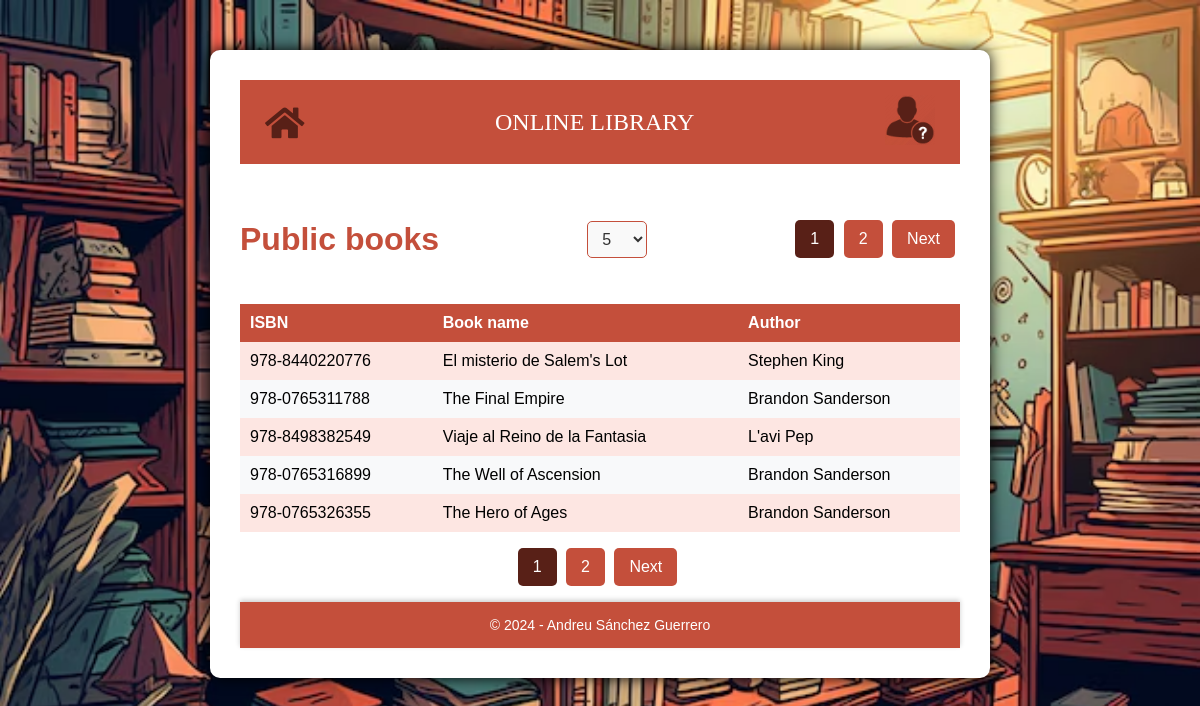
The page / on the database its author committed.
### tables this page shows
CREATE TABLE `books` (
  `id` int(11) NOT NULL,
  `isbn` varchar(20) NOT NULL,
  `name` varchar(100) NOT NULL,
  `author` varchar(100) NOT NULL,
  `user_id` int(11) DEFAULT NULL
);

### index.php (called while the page is built, shortened)
<?php
require_once 'config/database/connection.php';
require_once 'controllers/CustomSessionHandler.php';
require_once 'controllers/BookController.php';
include_once 'views/layout.php';
?>

### controllers/CustomSessionHandler.php (called while the page is built, shortened)
<?php
class CustomSessionHandler
{
    public static function get($key)
    {
        return isset($_SESSION[$key]) ? $_SESSION[$key] : null;
    }
}
?>

### controllers/paginationOptionController.php (called while the page is built, shortened)
<?php
$booksPerPage = CustomSessionHandler::get('booksPerPage') ?? (isset($_COOKIE['booksPerPage']) ? (int)$_COOKIE['booksPerPage'] : 5);
$totalBooks = count($booksToUse);
$totalPages = $totalBooks > 0 ? ceil($totalBooks / $booksPerPage) : 1;
$page = isset($_GET['page']) ? (int)$_GET['page'] : (isset($_COOKIE['currentPage']) ? (int)$_COOKIE['currentPage'] : 1);
$offset = ($page - 1) * $booksPerPage;
$booksToShow = $bookController->getBooksByPage($booksPerPage, $offset, CustomSessionHandler::get('user_id'));
?>

### controllers/bookListController.php (called while the page is built)
<?php
$bookController = new BookController($pdo);
$books = $bookController->getBooks();
$userBooks = $bookController->getBooks($userId);
$booksToUse = $userId ? $userBooks : $books;
?>

### controllers/BookController.php (called while the page is built, shortened)
<?php
require_once 'models/Books.php';
class BookController {
    private $pdo;
    private $bookModel;
    public function __construct($pdo) {
        $this->pdo = $pdo;
        $this->bookModel = new Book($pdo);
    }
    public function getBooks($userId = null) {
        return $this->bookModel->getBooks($userId);
    }
    public function getBooksByPage($limit, $offset, $userId = null) {
        if ($userId) {
            $stmt = $this->pdo->prepare("SELECT * FROM books WHERE user_id = :userId LIMIT :limit OFFSET :offset");
            $stmt->bindParam(':userId', $userId, PDO::PARAM_INT);
        } else {
            $stmt = $this->pdo->prepare("SELECT * FROM books LIMIT :limit OFFSET :offset");
        }
        $stmt->bindParam(':limit', $limit, PDO::PARAM_INT);
        $stmt->bindParam(':offset', $offset, PDO::PARAM_INT);
        $stmt->execute();
        return $stmt->fetchAll(PDO::FETCH_ASSOC);
    }
}

### models/Books.php (called while the page is built, shortened)
<?php
class Book {
    private $pdo;
    public function __construct($pdo) {
        $this->pdo = $pdo;
    }
    public function getBooks($userId) {
        if (!$userId) {
            $sql = "SELECT * FROM books";
            $stmt = $this->pdo->prepare($sql);
        } else {
            $sql = "SELECT * FROM books WHERE user_id = :userId";
            $stmt = $this->pdo->prepare($sql);
            $stmt->bindParam(':userId', $userId, PDO::PARAM_INT);
        }
        $stmt->execute();
        return $stmt->fetchAll(PDO::FETCH_ASSOC);
    }
}

### views/components/books/books.php (the view, shortened to what this page needs)
<?php
include BASE_PATH . 'controllers/bookListController.php';
?>
<div class="col-6">
    <div class="header-section">
        <?php if ($userId): ?>
            <h2>Your books</h2>
        <?php else: ?>
            <h2>Public books</h2>
        <?php endif; ?>
        <?php include __DIR__ . '/../pagination/pagination-option.php'; ?>
        <?php include __DIR__ . '/../pagination/pagination.php'; ?>
    </div>
    <?php if (!empty($booksToUse)): ?>
        <table class="table">
            <thead>
                <tr>
                    <th>ISBN</th>
                    <th>Book name</th>
                    <th>Author</th>
                </tr>
            </thead>
            <tbody>
                <?php foreach ($booksToShow as $book): ?>
                    <tr>
                        <td><?= htmlspecialchars($book['isbn']); ?></td>
                        <td><?= htmlspecialchars($book['name']); ?></td>
                        <td><?= htmlspecialchars($book['author']); ?></td>
                    </tr>
                <?php endforeach; ?>
            </tbody>
        </table>
    <?php else: ?>
        <p>There are no books available.</p>
    <?php endif; ?>
    <?php include __DIR__ . '/../pagination/pagination.php'; ?>
</div>

### views/layout.php (shortened to what this page needs)
<!DOCTYPE html>
<html lang="ca">
<head>
    <link rel="stylesheet" href="views/layout.css">
    <link rel="stylesheet" href="https://cdnjs.cloudflare.com/ajax/libs/font-awesome/5.15.3/css/all.min.css">
</head>
<body>
    <main>
        <div class="container">
            <?php include 'components/header/header.php'; ?>
            <?php include 'components/books/books.php'; ?>
            <?php include 'components/footer/footer.php'; ?>
        </div>
    </main>
</body>
</html>

### views/components/header/header.php (shortened to what this page needs)
<header>
    <nav class="navbar">
        <a href="<?php echo BASE_URL; ?>index.php" class="nav-link">
            <i class="fas fa-home icon-house"></i>
        </a>
        <div class="nav-title">
            ONLINE LIBRARY
        </div>
        <div class="profile-menu">
            <img src="<?php echo BASE_URL; ?>views/img/<?php echo CustomSessionHandler::get('user_id') ? 'positive.png' : 'interrogant.png'; ?>"
            alt="User" class="profile-icon">
        </div>
    </nav>
</header>

### views/components/pagination/pagination-option.php (shortened to what this page needs)
<?php
include BASE_PATH . 'controllers/paginationOptionController.php';
?>
<form action="<?php echo htmlspecialchars($_SERVER['PHP_SELF']); ?>" method="POST" class="form-pagination">
    <select name="booksPerPage" id="booksPerPage" onchange="this.form.submit()">
        <option value="5" <?php if ($booksPerPage == 5) echo 'selected'; ?>>5</option>
    </select>
</form>

### views/components/pagination/pagination.php (shortened to what this page needs)
<div class="pagination">
    <?php if ($totalPages > 1): ?>
        <ul>
            <?php for ($i = 1; $i <= $totalPages; $i++): ?>
                <li><a href="?page=<?php echo $i; ?>" class="<?php if ($i == $page) echo 'active'; ?>"><?php echo $i; ?></a></li>
            <?php endfor; ?>
            <?php if ($page < $totalPages): ?>
                <li><a href="?page=<?php echo $page + 1; ?>">Next</a></li>
            <?php endif; ?>
        </ul>
    <?php endif; ?>
</div>

### views/components/footer/footer.php
<div class="footer">
    <p>&copy; 2024 - Andreu Sánchez Guerrero</p>
</div>

### views/layout.css (style rules this page uses)
body { font-family: Arial, sans-serif; background-image: url(img/biblio.avif); margin: 0; padding: 20px; background-size: cover; background-position: center; background-repeat: no-repeat; background-attachment: fixed; }
h2 { color: #C44F3B; font-size: 2em; }
.container { max-width: 720px; margin: 30px auto; background: #fff; padding: 30px; border-radius: 10px; box-shadow: 0 0 15px #000000; }

### views/components/header/header.css (style rules this page uses)
header { background-color: #C44F3B; padding: 15px 25px; }
.icon-house { color: #582017; font-size: 35px; }
.navbar { display: flex; align-items: center; }
.profile-icon { width: 50px; height: 50px; cursor: pointer; }
.profile-menu { position: relative; }
.profile-menu img { cursor: pointer; }
.nav-title { font-family: 'Georgia', serif; font-size: 24px; color: white; text-align: center; flex-grow: 1; }

### views/components/footer/footer.css (style rules this page uses)
.footer { background-color: #C44F3B; color: white; text-align: center; padding: 15px 0; font-size: 14px; position: relative; bottom: 0; width: 100%; box-shadow: 0px -2px 5px rgba(0, 0, 0, 0.2); }
.footer p { margin: 0; font-family: 'Arial', sans-serif; }

### views/components/books/books.css (style rules this page uses)
.table { width: 100%; border-collapse: collapse; }
.table th, .table td { padding: 10px; text-align: left; }
.table th { background-color: #C44F3B; color: white; }
.table tbody tr:nth-child(odd) { background-color: #FDE6E2; }
.table tbody tr:nth-child(even) { background-color: #f8f9fa; }
.header-section { display: flex; align-items: center; justify-content: space-between; margin-bottom: 20px; margin-top: 30px; }

### views/components/pagination/pagination.css (style rules this page uses)
.pagination { display: flex; justify-content: center; }
.pagination ul { list-style: none; padding: 0; }
.pagination ul li { display: inline; margin-right: 5px; }
.pagination ul li a { display: inline-block; padding: 10px 15px; background-color: #C44F3B; color: white; text-decoration: none; border-radius: 5px; transition: background-color 0.3s ease, color 0.3s ease; }
.pagination ul li a.active { background-color: #582017; color: white; pointer-events: none; }
.form-pagination { text-align: center; font-size: 16px; font-family: Arial, sans-serif; }
.form-pagination select { padding: 8px 10px; font-size: 16px; border: 1px solid #C44F3B; border-radius: 5px; background-color: #f9f9f9; color: #333; transition: background-color 0.3s ease, border-color 0.3s ease; }
.form-pagination select option { padding: 8px; }
.form-pagination option { background: white; color: #333; }

### rows shown on the page
books: isbn "978-8440220776", name "El misterio de Salem's Lot", author "Stephen King"
books: isbn "978-0765311788", name "The Final Empire", author "Brandon Sanderson"
books: isbn "978-8498382549", name "Viaje al Reino de la Fantasia", author "L'avi Pep"
books: isbn "978-0765316899", name "The Well of Ascension", author "Brandon Sanderson"
books: isbn "978-0765326355", name "The Hero of Ages", author "Brandon Sanderson"
